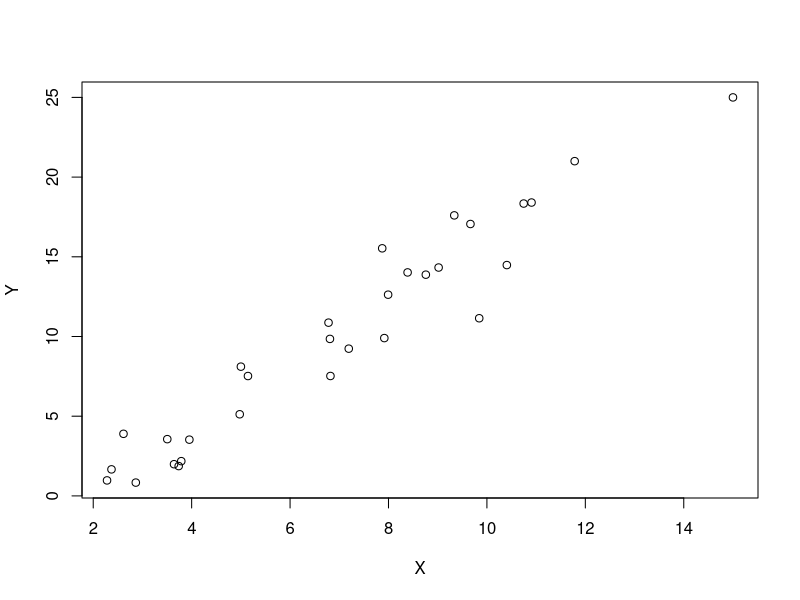
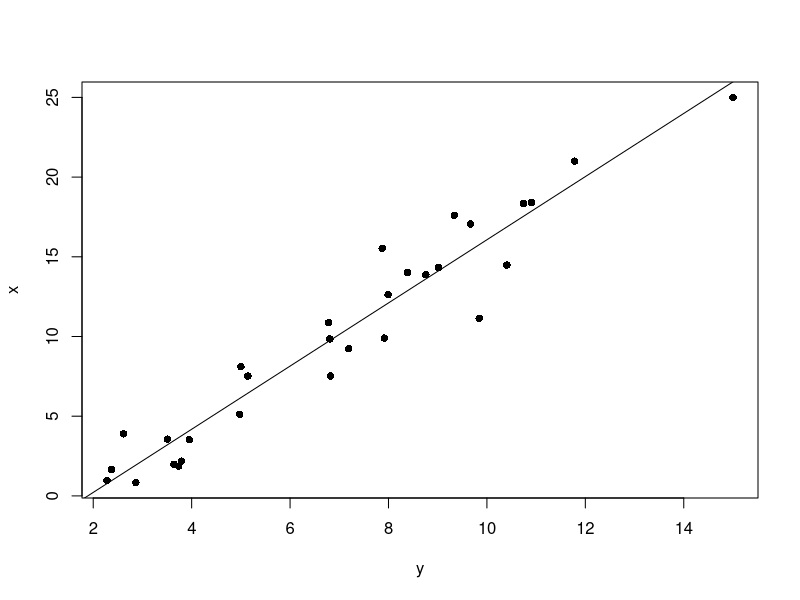

These figures' R source, in order:
dataset <- read.csv("regrex1.csv",
                    header = TRUE)
dataset

y1 <- dataset[,1]
x1 <- dataset[,2]

# Plot data points
plot(y1,
     x1,
     ylab="Y",
     xlab="X")

# Create linear regression model, plot points, and add regression
lmRegrex = lm(x~y, data = dataset)
plot(dataset,
    pch = 16,
    col = "black")
abline(lmRegrex)
